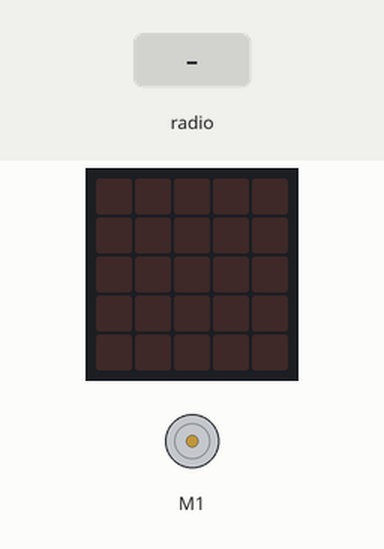
Bench run of a program on a simulated Calliope mini (MakeCode). On the bench: the board's 5×5 LED display, DC motor (green arrow = forward, orange = backward, longer = faster). The inputs (shaded band) are chosen by the test bench.

Above: at 1.2 s.
1.3 s: radio message "1" arrives
At 2.7 s:
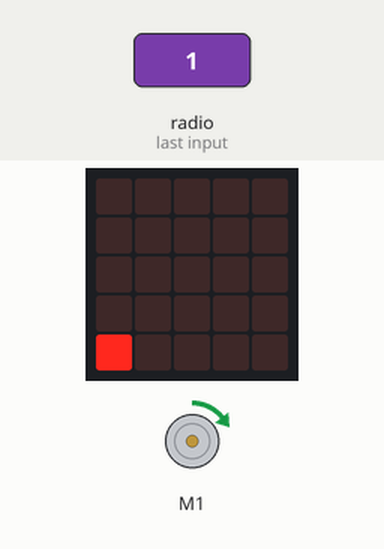
3.2 s: radio message "0" arrives
At 4.2 s:
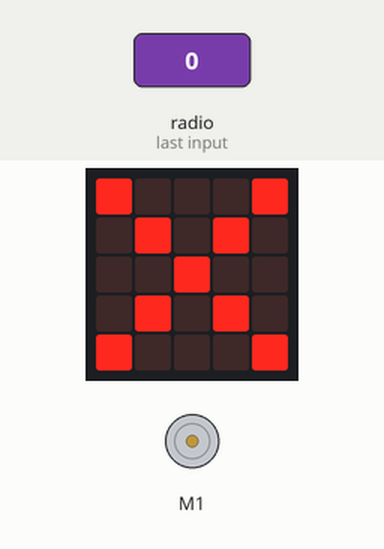
Timing chart, 0 to 6.2 s (numbered marks = the images above; inputs shaded):
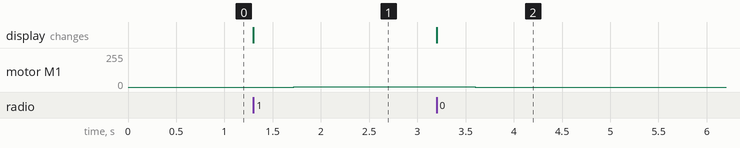

Measured:
- after the input at 1.3 s, motor M1: stopped → forward 3/255 after 0.42 s; the display: changes at once (image 1)
- after the input at 3.2 s, motor M1: forward 3/255 → stopped after 0.40 s; the display: changes at once (image 2)

The program:

main.ts
```typescript
radio.onReceivedNumber(function (receivedNumber) {
    power = receivedNumber
    controlLeds()
    motors.motorPower(power)
})
function controlLeds () {
    if (power > 0 && power <= 10) {
        basic.showLeds(`
            . . . . .
            . . . . .
            . . . . .
            . . . . .
            # . . . .
            `)
    } else if (power > 10 && power <= 25) {
        basic.showLeds(`
            . . . . .
            . . . . .
            . . . . .
            . # . . .
            # # . . .
            `)
    } else if (power > 25 && power <= 50) {
        basic.showLeds(`
            . . . . .
            . . . . .
            . . # . .
            . # # . .
            # # # . .
            `)
    } else if (power > 50 && power <= 75) {
        basic.showLeds(`
            . . . . .
            . . . # .
            . . # # .
            . # # # .
            # # # # .
            `)
    } else if (power > 75 && power <= 100) {
        basic.showLeds(`
            . . . . #
            . . . # #
            . . # # #
            . # # # #
            # # # # #
            `)
    } else if (power < 0 && power >= -10) {
        basic.showLeds(`
            . . . . .
            . . . . .
            . . . . .
            . . . . .
            . . . . #
            `)
    } else if (power < -10 && power >= -25) {
        basic.showLeds(`
            . . . . .
            . . . . .
            . . . . .
            . . . # .
            . . . # #
            `)
    } else if (power < -25 && power >= -50) {
        basic.showLeds(`
            . . . . .
            . . . . .
            . . # . .
            . . # # .
            . . # # #
            `)
    } else if (power < -50 && power >= -75) {
        basic.showLeds(`
            . . . . .
            . # . . .
            . # # . .
            . # # # .
            . # # # #
            `)
    } else if (power < -75 && power >= -100) {
        basic.showLeds(`
            # . . . .
            # # . . .
            # # # . .
            # # # # .
            # # # # #
            `)
    } else {
        basic.showLeds(`
            # . . . #
            . # . # .
            . . # . .
            . # . # .
            # . . . #
            `)
    }
}
let power = 0
radio.setGroup(138)
basic.forever(function () {

})
```

test.ts
```typescript
// Hier kann man Tests durchführen; diese Datei wird nicht kompiliert, wenn dieses Paket als Erweiterung verwendet wird.
```
